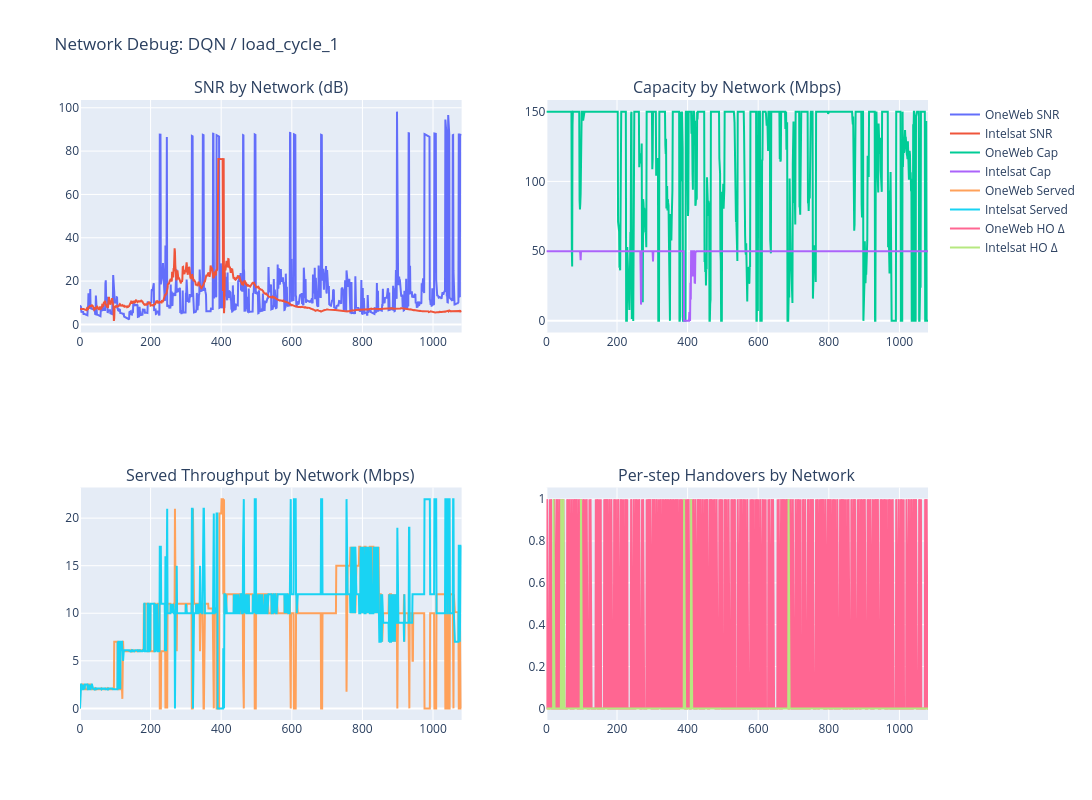

Here is the notebook cell this chart was saved with:
### Code cell
# 4) Step-level debug traces for one scenario/agent
DEBUG_SCENARIO = 'load_cycle_1'
DEBUG_AGENT = 'DQN'

if missing_cols:
    print('Skipping debug traces until required columns are present.')
else:
    dbg = data[(data['scenario'] == DEBUG_SCENARIO) & (data['agent'] == DEBUG_AGENT)].copy()
    if dbg.empty:
        print(f'No rows for {DEBUG_AGENT} / {DEBUG_SCENARIO}')
    else:
        dbg = dbg.sort_values('step')
        fig = make_subplots(rows=2, cols=2, subplot_titles=(
            'SNR by Network (dB)', 'Capacity by Network (Mbps)',
            'Served Throughput by Network (Mbps)', 'Per-step Handovers by Network'
        ))
        fig.add_trace(go.Scatter(x=dbg['step'], y=dbg['oneweb_snr_db'], name='OneWeb SNR'), row=1, col=1)
        fig.add_trace(go.Scatter(x=dbg['step'], y=dbg['intelsat_snr_db'], name='Intelsat SNR'), row=1, col=1)
        fig.add_trace(go.Scatter(x=dbg['step'], y=dbg['oneweb_capacity_mbps'], name='OneWeb Cap'), row=1, col=2)
        fig.add_trace(go.Scatter(x=dbg['step'], y=dbg['intelsat_capacity_mbps'], name='Intelsat Cap'), row=1, col=2)
        fig.add_trace(go.Scatter(x=dbg['step'], y=dbg['oneweb_served_mbps'], name='OneWeb Served'), row=2, col=1)
        fig.add_trace(go.Scatter(x=dbg['step'], y=dbg['intelsat_served_mbps'], name='Intelsat Served'), row=2, col=1)
        fig.add_trace(go.Scatter(x=dbg['step'], y=dbg['oneweb_handover_delta'], name='OneWeb HO Δ'), row=2, col=2)
        fig.add_trace(go.Scatter(x=dbg['step'], y=dbg['intelsat_handover_delta'], name='Intelsat HO Δ'), row=2, col=2)
        fig.update_layout(height=800, width=1200, title=f'Network Debug: {DEBUG_AGENT} / {DEBUG_SCENARIO}')
        fig.show()

### Figure 1 — Plotly figure (JSON) as saved in the notebook; plotly's stock layout.template omitted (floating-point values rounded to 4 significant figures; data arrays with more than 128 entries replaced by an {"elided": "..."} marker saying what was removed)
{"data": [{"name": "OneWeb SNR", "type": "scatter", "x": {"elided": "1082 int values"}, "xaxis": "x", "y": {"elided": "1082 float values"}, "yaxis": "y"}, {"name": "Intelsat SNR", "type": "scatter", "x": {"elided": "1082 int values"}, "xaxis": "x", "y": {"elided": "1082 float values"}, "yaxis": "y"}, {"name": "OneWeb Cap", "type": "scatter", "x": {"elided": "1082 int values"}, "xaxis": "x2", "y": {"elided": "1082 float values"}, "yaxis": "y2"}, {"name": "Intelsat Cap", "type": "scatter", "x": {"elided": "1082 int values"}, "xaxis": "x2", "y": {"elided": "1082 float values"}, "yaxis": "y2"}, {"name": "OneWeb Served", "type": "scatter", "x": {"elided": "1082 int values"}, "xaxis": "x3", "y": {"elided": "1082 float values"}, "yaxis": "y3"}, {"name": "Intelsat Served", "type": "scatter", "x": {"elided": "1082 int values"}, "xaxis": "x3", "y": {"elided": "1082 float values"}, "yaxis": "y3"}, {"name": "OneWeb HO Δ", "type": "scatter", "x": {"elided": "1082 int values"}, "xaxis": "x4", "y": {"elided": "1082 int values"}, "yaxis": "y4"}, {"name": "Intelsat HO Δ", "type": "scatter", "x": {"elided": "1082 int values"}, "xaxis": "x4", "y": {"elided": "1082 int values"}, "yaxis": "y4"}], "layout": {"annotations": [{"font": {"size": 16}, "showarrow": false, "text": "SNR by Network (dB)", "x": 0.225, "xanchor": "center", "xref": "paper", "y": 1, "yanchor": "bottom", "yref": "paper"}, {"font": {"size": 16}, "showarrow": false, "text": "Capacity by Network (Mbps)", "x": 0.775, "xanchor": "center", "xref": "paper", "y": 1, "yanchor": "bottom", "yref": "paper"}, {"font": {"size": 16}, "showarrow": false, "text": "Served Throughput by Network (Mbps)", "x": 0.225, "xanchor": "center", "xref": "paper", "y": 0.375, "yanchor": "bottom", "yref": "paper"}, {"font": {"size": 16}, "showarrow": false, "text": "Per-step Handovers by Network", "x": 0.775, "xanchor": "center", "xref": "paper", "y": 0.375, "yanchor": "bottom", "yref": "paper"}], "height": 800, "title": {"text": "Network Debug: DQN / load_cycle_1"}, "width": 1200, "xaxis": {"anchor": "y", "domain": [0, 0.45]}, "xaxis2": {"anchor": "y2", "domain": [0.55, 1]}, "xaxis3": {"anchor": "y3", "domain": [0, 0.45]}, "xaxis4": {"anchor": "y4", "domain": [0.55, 1]}, "yaxis": {"anchor": "x", "domain": [0.625, 1]}, "yaxis2": {"anchor": "x2", "domain": [0.625, 1]}, "yaxis3": {"anchor": "x3", "domain": [0, 0.375]}, "yaxis4": {"anchor": "x4", "domain": [0, 0.375]}}}
